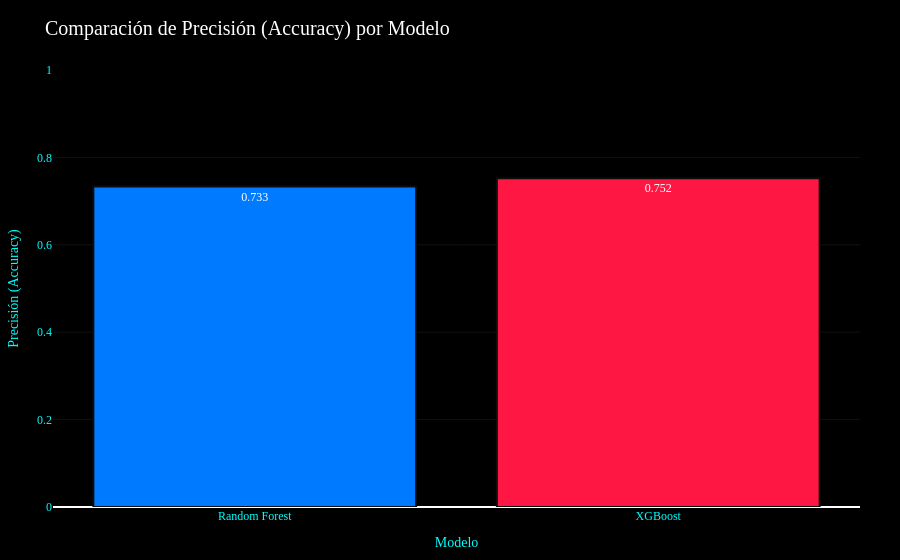

Write notebook code for a chart like this one.
### Code cell
# === PASO 8: COMPARACIÓN DE PRECISIÓN (ACCURACY) ===

accuracy_models = {
    "Random Forest": rf_accuracy,
    "XGBoost": xbg_accuracy
}

colores = ["#007bff", "#ff1744"]

fig = go.Figure(data=[
    go.Bar(
        x=list(accuracy_models.keys()),
        y=list(accuracy_models.values()),
        text=[f"{v:.3f}" for v in accuracy_models.values()],
        textposition="auto",
        marker_color=colores,
        marker_line=dict(color="#000000", width=1.8)
    )
])

fig.update_layout(
    title="Comparación de Precisión (Accuracy) por Modelo",
    xaxis_title="Modelo",
    yaxis_title="Precisión (Accuracy)",
    title_font=dict(size=20, color="white", family="Orbitron"),
    paper_bgcolor="#000000",
    plot_bgcolor="#000000",
    font=dict(color="#e0f7ff", family="Poppins"),
    xaxis=dict(color="#00ffff"),
    yaxis=dict(color="#00ffff", gridcolor="#111", range=[0, 1]),
    margin=dict(l=40, r=40, t=70, b=40),
    showlegend=False
)

fig.update_traces(
    hovertemplate="<b>%{x}</b><br>Accuracy: %{y:.3f}<extra></extra>",
    marker_line_width=2,
    marker_line_color="#0d0d0d"
)

fig.show()

### Figure 1 — Plotly figure (JSON) as saved in the notebook; plotly's stock layout.template omitted (floating-point values rounded to 4 significant figures)
{"data": [{"hovertemplate": "<b>%{x}</b><br>Accuracy: %{y:.3f}<extra></extra>", "marker": {"color": ["#007bff", "#ff1744"], "line": {"color": "#0d0d0d", "width": 2}}, "text": ["0.733", "0.752"], "textposition": "auto", "type": "bar", "x": ["Random Forest", "XGBoost"], "y": [0.7333, 0.7524]}], "layout": {"font": {"color": "#e0f7ff", "family": "Poppins"}, "margin": {"b": 40, "l": 40, "r": 40, "t": 70}, "paper_bgcolor": "#000000", "plot_bgcolor": "#000000", "showlegend": false, "title": {"font": {"color": "white", "family": "Orbitron", "size": 20}, "text": "Comparación de Precisión (Accuracy) por Modelo"}, "xaxis": {"color": "#00ffff", "title": {"text": "Modelo"}}, "yaxis": {"color": "#00ffff", "gridcolor": "#111", "range": [0, 1], "title": {"text": "Precisión (Accuracy)"}}}}
